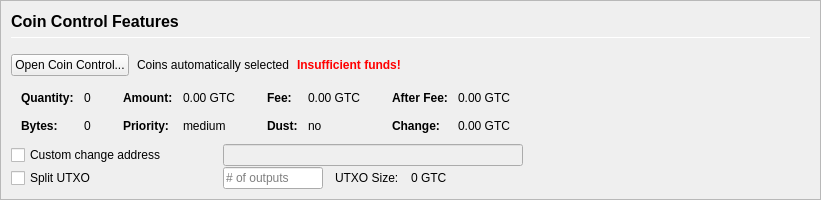
         <widget class="QFrame" name="frameCoinControl">
          <property name="sizePolicy">
           <sizepolicy hsizetype="Expanding" vsizetype="Expanding">
            <horstretch>0</horstretch>
            <verstretch>0</verstretch>
           </sizepolicy>
          </property>
          <property name="maximumSize">
           <size>
            <width>16777215</width>
            <height>16777215</height>
           </size>
          </property>
          <property name="frameShape">
           <enum>QFrame::StyledPanel</enum>
          </property>
          <property name="frameShadow">
           <enum>QFrame::Sunken</enum>
          </property>
          <layout class="QVBoxLayout" name="verticalLayoutCoinControl2">
           <property name="spacing">
            <number>0</number>
           </property>
           <property name="leftMargin">
            <number>0</number>
           </property>
           <property name="topMargin">
            <number>0</number>
           </property>
           <property name="rightMargin">
            <number>0</number>
           </property>
           <property name="bottomMargin">
            <number>0</number>
           </property>
           <item>
            <widget class="QFrame" name="frameCoinControl_BG">
             <layout class="QVBoxLayout" name="verticalLayoutCoinControl" stretch="0,0,0,0,0,0">
              <property name="spacing">
               <number>1</number>
              </property>
              <property name="leftMargin">
               <number>10</number>
              </property>
              <property name="topMargin">
               <number>10</number>
              </property>
              <item>
               <layout class="QHBoxLayout" name="horizontalLayoutCoinControl1">
                <property name="bottomMargin">
                 <number>15</number>
                </property>
                <item>
                 <layout class="QVBoxLayout" name="verticalLayout_3">
                  <property name="spacing">
                   <number>6</number>
                  </property>
                  <item>
                   <widget class="QLabel" name="labelCoinControlFeatures">
                    <property name="sizePolicy">
                     <sizepolicy hsizetype="Preferred" vsizetype="Maximum">
                      <horstretch>0</horstretch>
                      <verstretch>0</verstretch>
                     </sizepolicy>
                    </property>
                    <property name="minimumSize">
                     <size>
                      <width>0</width>
                      <height>20</height>
                     </size>
                    </property>
                    <property name="font">
                     <font>
                      <pointsize>12</pointsize>
                      <weight>75</weight>
                      <bold>true</bold>
                     </font>
                    </property>
                    <property name="styleSheet">
                     <string notr="true">font-weight:bold;</string>
                    </property>
                    <property name="text">
                     <string>Coin Control Features</string>
                    </property>
                   </widget>
                  </item>
                  <item>
                   <widget class="Line" name="line">
                    <property name="minimumSize">
                     <size>
                      <width>0</width>
                      <height>1</height>
                     </size>
                    </property>
                    <property name="maximumSize">
                     <size>
                      <width>16777215</width>
                      <height>1</height>
                     </size>
                    </property>
                    <property name="orientation">
                     <enum>Qt::Horizontal</enum>
                    </property>
                   </widget>
                  </item>
                 </layout>
                </item>
               </layout>
              </item>
              <item>
               <layout class="QHBoxLayout" name="horizontalLayoutCoinControl2" stretch="0,0,0,0">
                <property name="spacing">
                 <number>8</number>
                </property>
                <property name="bottomMargin">
                 <number>10</number>
                </property>
                <item>
                 <widget class="QPushButton" name="pushButtonCoinControl">
                  <property name="styleSheet">
                   <string notr="true"/>
                  </property>
                  <property name="text">
                   <string>Open Coin Control...</string>
                  </property>
                  <property name="autoDefault">
                   <bool>false</bool>
                  </property>
                 </widget>
                </item>
                <item>
                 <widget class="QLabel" name="labelCoinControlAutomaticallySelected">
                  <property name="text">
                   <string>Coins automatically selected</string>
                  </property>
                  <property name="margin">
                   <number>5</number>
                  </property>
                 </widget>
                </item>
                <item>
                 <widget class="QLabel" name="labelCoinControlInsuffFunds">
                  <property name="font">
                   <font>
                    <weight>75</weight>
                    <bold>true</bold>
                   </font>
                  </property>
                  <property name="styleSheet">
                   <string notr="true">color:red;font-weight:bold;</string>
                  </property>
                  <property name="text">
                   <string>Insufficient funds!</string>
                  </property>
                  <property name="margin">
                   <number>5</number>
                  </property>
                 </widget>
                </item>
                <item>
                 <spacer name="horizontalSpacerCoinControl">
                  <property name="orientation">
                   <enum>Qt::Horizontal</enum>
                  </property>
                  <property name="sizeHint" stdset="0">
                   <size>
                    <width>40</width>
                    <height>1</height>
                   </size>
                  </property>
                 </spacer>
                </item>
               </layout>
              </item>
              <item>
               <widget class="QWidget" name="widgetCoinControl" native="true">
                <property name="sizePolicy">
                 <sizepolicy hsizetype="Preferred" vsizetype="Preferred">
                  <horstretch>0</horstretch>
                  <verstretch>0</verstretch>
                 </sizepolicy>
                </property>
                <property name="minimumSize">
                 <size>
                  <width>0</width>
                  <height>0</height>
                 </size>
                </property>
                <property name="styleSheet">
                 <string notr="true"/>
                </property>
                <layout class="QHBoxLayout" name="horizontalLayoutCoinControl5">
                 <property name="leftMargin">
                  <number>0</number>
                 </property>
                 <property name="topMargin">
                  <number>0</number>
                 </property>
                 <property name="rightMargin">
                  <number>0</number>
                 </property>
                 <property name="bottomMargin">
                  <number>0</number>
                 </property>
                 <item>
                  <layout class="QHBoxLayout" name="horizontalLayoutCoinControl3" stretch="0,0,0,1">
                   <property name="spacing">
                    <number>20</number>
                   </property>
                   <property name="topMargin">
                    <number>0</number>
                   </property>
                   <property name="bottomMargin">
                    <number>10</number>
                   </property>
                   <item>
                    <layout class="QFormLayout" name="formLayoutCoinControl1">
                     <property name="horizontalSpacing">
                      <number>10</number>
                     </property>
                     <property name="verticalSpacing">
                      <number>14</number>
                     </property>
                     <property name="leftMargin">
                      <number>10</number>
                     </property>
                     <property name="topMargin">
                      <number>4</number>
                     </property>
                     <property name="rightMargin">
                      <number>6</number>
                     </property>
                     <item row="0" column="0">
                      <widget class="QLabel" name="labelCoinControlQuantityText">
                       <property name="font">
                        <font>
                         <weight>75</weight>
                         <bold>true</bold>
                        </font>
                       </property>
                       <property name="text">
                        <string>Quantity:</string>
                       </property>
                       <property name="margin">
                        <number>0</number>
                       </property>
                      </widget>
                     </item>
                     <item row="0" column="1">
                      <widget class="QLabel" name="labelCoinControlQuantity">
                       <property name="cursor">
                        <cursorShape>IBeamCursor</cursorShape>
                       </property>
                       <property name="contextMenuPolicy">
                        <enum>Qt::ActionsContextMenu</enum>
                       </property>
                       <property name="text">
                        <string notr="true">0</string>
                       </property>
                       <property name="margin">
                        <number>0</number>
                       </property>
                       <property name="textInteractionFlags">
                        <set>Qt::LinksAccessibleByMouse|Qt::TextSelectableByKeyboard|Qt::TextSelectableByMouse</set>
                       </property>
                      </widget>
                     </item>
                     <item row="1" column="0">
                      <widget class="QLabel" name="labelCoinControlBytesText">
                       <property name="font">
                        <font>
                         <weight>75</weight>
                         <bold>true</bold>
                        </font>
                       </property>
                       <property name="text">
                        <string>Bytes:</string>
                       </property>
                      </widget>
                     </item>
                     <item row="1" column="1">
                      <widget class="QLabel" name="labelCoinControlBytes">
                       <property name="cursor">
                        <cursorShape>IBeamCursor</cursorShape>
                       </property>
                       <property name="contextMenuPolicy">
                        <enum>Qt::ActionsContextMenu</enum>
                       </property>
                       <property name="text">
                        <string notr="true">0</string>
                       </property>
                       <property name="textInteractionFlags">
                        <set>Qt::LinksAccessibleByMouse|Qt::TextSelectableByKeyboard|Qt::TextSelectableByMouse</set>
                       </property>
                      </widget>
                     </item>
                    </layout>
                   </item>
                   <item>
                    <layout class="QFormLayout" name="formLayoutCoinControl2">
                     <property name="horizontalSpacing">
                      <number>10</number>
                     </property>
                     <property name="verticalSpacing">
                      <number>14</number>
                     </property>
                     <property name="leftMargin">
                      <number>6</number>
                     </property>
                     <property name="topMargin">
                      <number>4</number>
                     </property>
                     <property name="rightMargin">
                      <number>6</number>
                     </property>
                     <item row="0" column="0">
                      <widget class="QLabel" name="labelCoinControlAmountText">
                       <property name="font">
                        <font>
                         <weight>75</weight>
                         <bold>true</bold>
                        </font>
                       </property>
                       <property name="text">
                        <string>Amount:</string>
                       </property>
                       <property name="margin">
                        <number>0</number>
                       </property>
                      </widget>
                     </item>
                     <item row="0" column="1">
                      <widget class="QLabel" name="labelCoinControlAmount">
                       <property name="cursor">
                        <cursorShape>IBeamCursor</cursorShape>
                       </property>
                       <property name="contextMenuPolicy">
                        <enum>Qt::ActionsContextMenu</enum>
                       </property>
                       <property name="text">
                        <string notr="true">0.00 GTC</string>
                       </property>
                       <property name="textInteractionFlags">
                        <set>Qt::LinksAccessibleByMouse|Qt::TextSelectableByKeyboard|Qt::TextSelectableByMouse</set>
                       </property>
                      </widget>
                     </item>
                     <item row="1" column="0">
                      <widget class="QLabel" name="labelCoinControlPriorityText">
                       <property name="font">
                        <font>
                         <weight>75</weight>
                         <bold>true</bold>
                        </font>
                       </property>
                       <property name="text">
                        <string>Priority:</string>
                       </property>
                      </widget>
                     </item>
                     <item row="1" column="1">
                      <widget class="QLabel" name="labelCoinControlPriority">
                       <property name="cursor">
                        <cursorShape>IBeamCursor</cursorShape>
                       </property>
                       <property name="contextMenuPolicy">
                        <enum>Qt::ActionsContextMenu</enum>
                       </property>
                       <property name="text">
                        <string>medium</string>
                       </property>
                       <property name="textInteractionFlags">
                        <set>Qt::LinksAccessibleByMouse|Qt::TextSelectableByKeyboard|Qt::TextSelectableByMouse</set>
                       </property>
                      </widget>
                     </item>
                    </layout>
                   </item>
                   <item>
                    <layout class="QFormLayout" name="formLayoutCoinControl3">
                     <property name="horizontalSpacing">
                      <number>10</number>
                     </property>
                     <property name="verticalSpacing">
                      <number>14</number>
                     </property>
                     <property name="leftMargin">
                      <number>6</number>
                     </property>
                     <property name="topMargin">
                      <number>4</number>
                     </property>
                     <property name="rightMargin">
                      <number>6</number>
                     </property>
                     <item row="0" column="0">
                      <widget class="QLabel" name="labelCoinControlFeeText">
                       <property name="font">
                        <font>
                         <weight>75</weight>
                         <bold>true</bold>
                        </font>
                       </property>
                       <property name="text">
                        <string>Fee:</string>
                       </property>
                       <property name="margin">
                        <number>0</number>
                       </property>
                      </widget>
                     </item>
                     <item row="0" column="1">
                      <widget class="QLabel" name="labelCoinControlFee">
                       <property name="cursor">
                        <cursorShape>IBeamCursor</cursorShape>
                       </property>
                       <property name="contextMenuPolicy">
                        <enum>Qt::ActionsContextMenu</enum>
                       </property>
                       <property name="text">
                        <string notr="true">0.00 GTC</string>
                       </property>
                       <property name="textInteractionFlags">
                        <set>Qt::LinksAccessibleByMouse|Qt::TextSelectableByKeyboard|Qt::TextSelectableByMouse</set>
                       </property>
                      </widget>
                     </item>
                     <item row="1" column="0">
                      <widget class="QLabel" name="labelCoinControlLowOutputText">
                       <property name="font">
                        <font>
                         <weight>75</weight>
                         <bold>true</bold>
                        </font>
                       </property>
                       <property name="text">
                        <string>Dust:</string>
                       </property>
                      </widget>
                     </item>
                     <item row="1" column="1">
                      <widget class="QLabel" name="labelCoinControlLowOutput">
                       <property name="cursor">
                        <cursorShape>IBeamCursor</cursorShape>
                       </property>
                       <property name="contextMenuPolicy">
                        <enum>Qt::ActionsContextMenu</enum>
                       </property>
                       <property name="text">
                        <string>no</string>
                       </property>
                       <property name="textInteractionFlags">
                        <set>Qt::LinksAccessibleByMouse|Qt::TextSelectableByKeyboard|Qt::TextSelectableByMouse</set>
                       </property>
                      </widget>
                     </item>
                    </layout>
                   </item>
                   <item>
                    <layout class="QFormLayout" name="formLayoutCoinControl4">
                     <property name="horizontalSpacing">
                      <number>10</number>
                     </property>
                     <property name="verticalSpacing">
                      <number>14</number>
                     </property>
                     <property name="leftMargin">
                      <number>6</number>
                     </property>
                     <property name="topMargin">
                      <number>4</number>
                     </property>
                     <property name="rightMargin">
                      <number>6</number>
                     </property>
                     <item row="0" column="0">
                      <widget class="QLabel" name="labelCoinControlAfterFeeText">
                       <property name="font">
                        <font>
                         <weight>75</weight>
                         <bold>true</bold>
                        </font>
                       </property>
                       <property name="text">
                        <string>After Fee:</string>
                       </property>
                       <property name="margin">
                        <number>0</number>
                       </property>
                      </widget>
                     </item>
                     <item row="0" column="1">
                      <widget class="QLabel" name="labelCoinControlAfterFee">
                       <property name="cursor">
                        <cursorShape>IBeamCursor</cursorShape>
                       </property>
                       <property name="contextMenuPolicy">
                        <enum>Qt::ActionsContextMenu</enum>
                       </property>
                       <property name="text">
                        <string notr="true">0.00 GTC</string>
                       </property>
                       <property name="textInteractionFlags">
                        <set>Qt::LinksAccessibleByMouse|Qt::TextSelectableByKeyboard|Qt::TextSelectableByMouse</set>
                       </property>
                      </widget>
                     </item>
                     <item row="1" column="0">
                      <widget class="QLabel" name="labelCoinControlChangeText">
                       <property name="font">
                        <font>
                         <weight>75</weight>
                         <bold>true</bold>
                        </font>
                       </property>
                       <property name="text">
                        <string>Change:</string>
                       </property>
                      </widget>
                     </item>
                     <item row="1" column="1">
                      <widget class="QLabel" name="labelCoinControlChange">
                       <property name="cursor">
                        <cursorShape>IBeamCursor</cursorShape>
                       </property>
                       <property name="contextMenuPolicy">
                        <enum>Qt::ActionsContextMenu</enum>
                       </property>
                       <property name="text">
                        <string notr="true">0.00 GTC</string>
                       </property>
                       <property name="textInteractionFlags">
                        <set>Qt::LinksAccessibleByMouse|Qt::TextSelectableByKeyboard|Qt::TextSelectableByMouse</set>
                       </property>
                      </widget>
                     </item>
                    </layout>
                   </item>
                  </layout>
                 </item>
                </layout>
               </widget>
              </item>
              <item>
               <layout class="QHBoxLayout" name="horizontalLayoutCoinControl4">
                <property name="spacing">
                 <number>12</number>
                </property>
                <property name="sizeConstraint">
                 <enum>QLayout::SetDefaultConstraint</enum>
                </property>
                <property name="topMargin">
                 <number>0</number>
                </property>
                <property name="rightMargin">
                 <number>0</number>
                </property>
                <item>
                 <widget class="QCheckBox" name="checkBoxCoinControlChange">
                  <property name="sizePolicy">
                   <sizepolicy hsizetype="Preferred" vsizetype="Preferred">
                    <horstretch>0</horstretch>
                    <verstretch>0</verstretch>
                   </sizepolicy>
                  </property>
                  <property name="minimumSize">
                   <size>
                    <width>200</width>
                    <height>0</height>
                   </size>
                  </property>
                  <property name="maximumSize">
                   <size>
                    <width>200</width>
                    <height>16777215</height>
                   </size>
                  </property>
                  <property name="toolTip">
                   <string>If this is activated, but the change address is empty or invalid, change will be sent to a newly generated address.</string>
                  </property>
                  <property name="text">
                   <string>Custom change address</string>
                  </property>
                 </widget>
                </item>
                <item>
                 <widget class="QValidatedLineEdit" name="lineEditCoinControlChange">
                  <property name="enabled">
                   <bool>false</bool>
                  </property>
                  <property name="sizePolicy">
                   <sizepolicy hsizetype="Preferred" vsizetype="Preferred">
                    <horstretch>0</horstretch>
                    <verstretch>0</verstretch>
                   </sizepolicy>
                  </property>
                  <property name="minimumSize">
                   <size>
                    <width>300</width>
                    <height>0</height>
                   </size>
                  </property>
                 </widget>
                </item>
                <item>
                 <widget class="QLabel" name="labelCoinControlChangeLabel">
                  <property name="sizePolicy">
                   <sizepolicy hsizetype="Preferred" vsizetype="Preferred">
                    <horstretch>0</horstretch>
                    <verstretch>0</verstretch>
                   </sizepolicy>
                  </property>
                  <property name="minimumSize">
                   <size>
                    <width>100</width>
                    <height>0</height>
                   </size>
                  </property>
                  <property name="text">
                   <string/>
                  </property>
                  <property name="margin">
                   <number>3</number>
                  </property>
                 </widget>
                </item>
               </layout>
              </item>
              <item>
               <layout class="QHBoxLayout" name="horizontalLayoutCoinControl6">
                <property name="spacing">
                 <number>12</number>
                </property>
                <property name="rightMargin">
                 <number>0</number>
                </property>
                <item>
                 <widget class="QCheckBox" name="splitBlockCheckBox">
                  <property name="sizePolicy">
                   <sizepolicy hsizetype="Preferred" vsizetype="Preferred">
                    <horstretch>0</horstretch>
                    <verstretch>0</verstretch>
                   </sizepolicy>
                  </property>
                  <property name="minimumSize">
                   <size>
                    <width>200</width>
                    <height>0</height>
                   </size>
                  </property>
                  <property name="maximumSize">
                   <size>
                    <width>200</width>
                    <height>16777215</height>
                   </size>
                  </property>
                  <property name="text">
                   <string>Split UTXO</string>
                  </property>
                 </widget>
                </item>
                <item>
                 <widget class="QLineEdit" name="splitBlockLineEdit">
                  <property name="sizePolicy">
                   <sizepolicy hsizetype="Preferred" vsizetype="Preferred">
                    <horstretch>50</horstretch>
                    <verstretch>0</verstretch>
                   </sizepolicy>
                  </property>
                  <property name="minimumSize">
                   <size>
                    <width>100</width>
                    <height>0</height>
                   </size>
                  </property>
                  <property name="maximumSize">
                   <size>
                    <width>100</width>
                    <height>16777215</height>
                   </size>
                  </property>
                  <property name="placeholderText">
                   <string># of outputs</string>
                  </property>
                 </widget>
                </item>
                <item>
                 <widget class="QLabel" name="labelBlockSizeText">
                  <property name="text">
                   <string>UTXO Size:</string>
                  </property>
                 </widget>
                </item>
                <item>
                 <widget class="QLabel" name="labelBlockSize">
                  <property name="text">
                   <string>0 GTC</string>
                  </property>
                 </widget>
                </item>
                <item>
                 <spacer name="horizontalSpacer_7">
                  <property name="orientation">
                   <enum>Qt::Horizontal</enum>
                  </property>
                  <property name="sizeHint" stdset="0">
                   <size>
                    <width>40</width>
                    <height>20</height>
                   </size>
                  </property>
                 </spacer>
                </item>
               </layout>
              </item>
              <item>
               <spacer name="verticalSpacerCoinControl">
                <property name="orientation">
                 <enum>Qt::Vertical</enum>
                </property>
                <property name="sizeHint" stdset="0">
                 <size>
                  <width>800</width>
                  <height>1</height>
                 </size>
                </property>
               </spacer>
              </item>
             </layout>
            </widget>
           </item>
          </layout>
         </widget>
